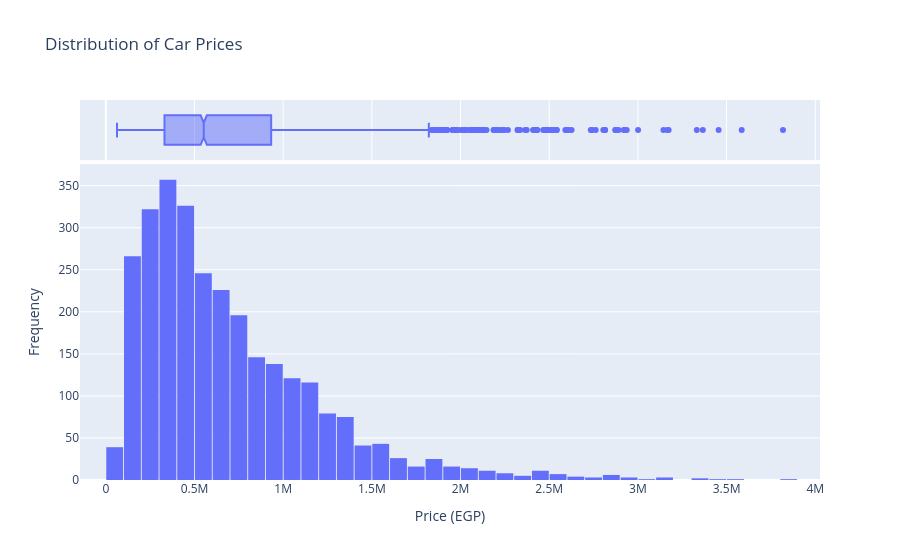

This figure's notebook cell:
### Markdown cell above
## 📊 Distribution of Car Prices

- **Right-skewed**: most cars are priced low, with a few very expensive ones.
- Median is about **0.55M EGP**, and most prices fall between **0.33M and 0.95M**.
- The box plot flags about **4% of listings (115 cars) above ~1.8M EGP**, but these are **genuine prices, not data errors**: about **83%** of them are **Mercedes-Benz and BMW**, and all are **2020 or newer models** (the most expensive is a 2026 Mercedes C200 at ~3.8M).
- The right skew exists because the dataset is mostly **older, lower-priced cars**, with only a small number of new premium cars.
- **Takeaway:** These high prices should be **kept**. Consider a **log transformation** before modeling to reduce the skew.

### Code cell
fig = px.histogram(
    df, x='price_egp', nbins=40,
    marginal='box',                       
    title='Distribution of Car Prices',
    labels={'price_egp': 'Price (EGP)'}
)
fig.update_layout(bargap=0.05, yaxis_title='Frequency')
fig.show()

### Figure 1 — Plotly figure (JSON) as saved in the notebook; plotly's stock layout.template omitted (floating-point values rounded to 4 significant figures; data arrays with more than 128 entries replaced by an {"elided": "..."} marker saying what was removed)
{"data": [{"bingroup": "x", "hovertemplate": "Price (EGP)=%{x}<br>count=%{y}<extra></extra>", "legendgroup": "", "marker": {"color": "#636efa", "pattern": {"shape": ""}}, "name": "", "nbinsx": 40, "orientation": "v", "showlegend": false, "type": "histogram", "x": {"elided": "2901 int values"}, "xaxis": "x", "yaxis": "y"}, {"hovertemplate": "Price (EGP)=%{x}<extra></extra>", "legendgroup": "", "marker": {"color": "#636efa"}, "name": "", "notched": true, "showlegend": false, "type": "box", "x": {"elided": "2901 int values"}, "xaxis": "x2", "yaxis": "y2"}], "layout": {"bargap": 0.05, "barmode": "relative", "legend": {"tracegroupgap": 0}, "title": {"text": "Distribution of Car Prices"}, "xaxis": {"anchor": "y", "domain": [0, 1], "title": {"text": "Price (EGP)"}}, "xaxis2": {"anchor": "y2", "domain": [0, 1], "matches": "x", "showgrid": true, "showticklabels": false}, "yaxis": {"anchor": "x", "domain": [0, 0.8316], "title": {"text": "Frequency"}}, "yaxis2": {"anchor": "x2", "domain": [0.8416, 1], "matches": "y2", "showgrid": false, "showline": false, "showticklabels": false, "ticks": ""}}}
